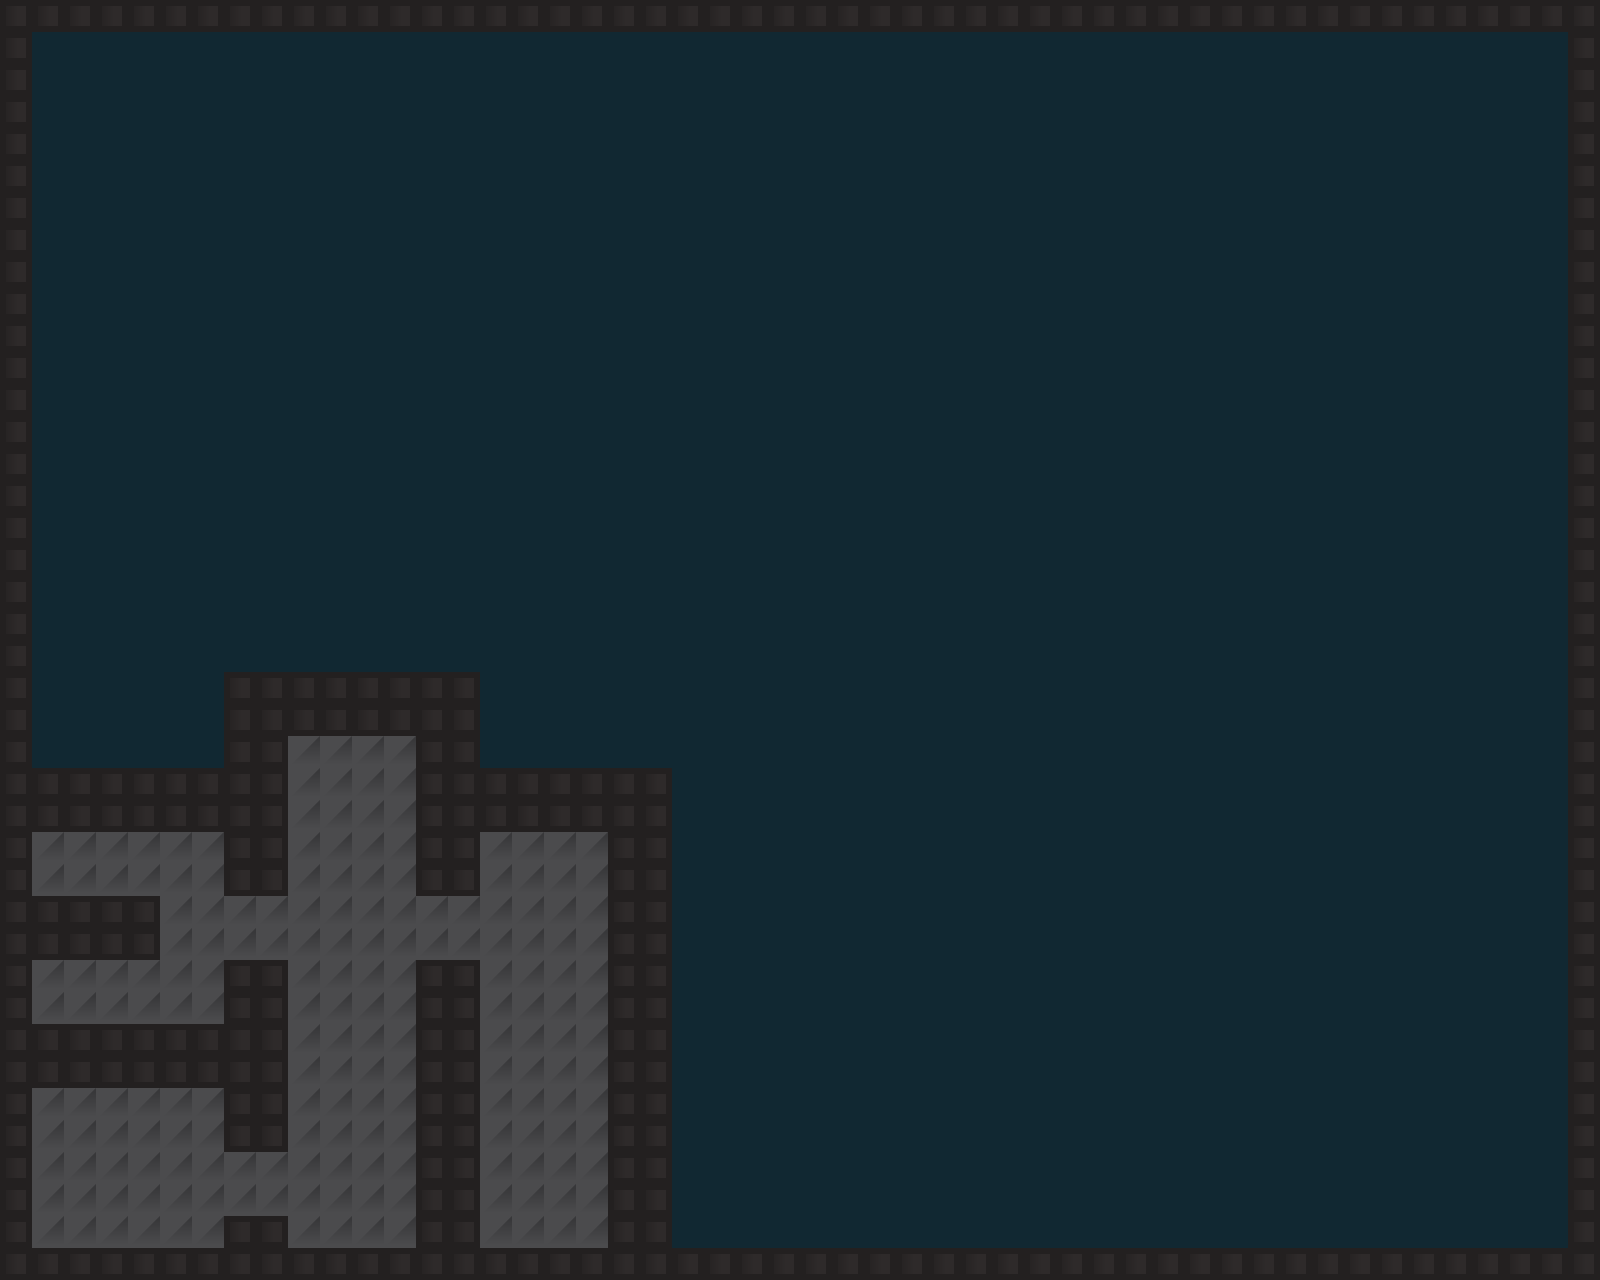

This is a level from a 2D game, rendered from its Tiled map with the project's own tilesets. A one-line summary and the map file follow, with tile-layer data summarised:
An orthogonal 50x40 tile map with 32x32 px tiles, 1 tile layer (Kachelebene 1).

<map version="1.0" orientation="orthogonal" renderorder="left-up" width="50" height="40" tilewidth="32" tileheight="32" nextobjectid="1">
 <tileset firstgid="1" name="Spaceship" tilewidth="32" tileheight="32">
  <tile id="0">
   <properties>
    <property name="SOLID" value="0" />
   </properties>
   <image width="32" height="32" source="tiles/floor_stipped_tile-01.png" />
  </tile>
  <tile id="1">
   <properties>
    <property name="SOLID" value="1" />
   </properties>
   <image width="32" height="32" source="tiles/floor_stipped_tile-02-01.png" />
  </tile>
  <tile id="2">
   <properties>
    <property name="SOLID" value="0" />
   </properties>
   <image width="32" height="32" source="tiles/floor_tile-01.png" />
  </tile>
  <tile id="3">
   <properties>
    <property name="SOLID" value="0" />
   </properties>
   <image width="32" height="32" source="tiles/tile_1.png" />
  </tile>
  <tile id="4">
   <properties>
    <property name="SOLID" value="1" />
   </properties>
   <image width="32" height="32" source="tiles/wall_tile-01.png" />
  </tile>
 </tileset>
 <layer name="Kachelebene 1" width="50" height="40">
  <data>[2000 cells, 2000 non-empty, 3 distinct tile ids]</data>
 </layer>
</map>
